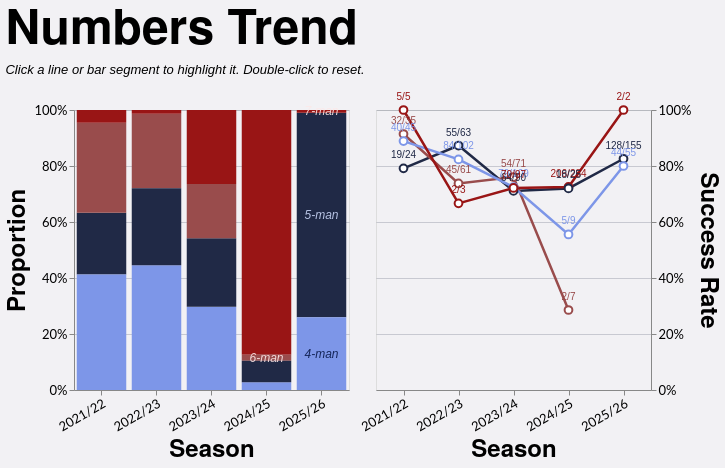

Specify this chart in Vega-Lite:
### Vega-Lite specification from a JSON file in a GitHub repository (floating-point values rounded to 4 significant figures; data arrays with more than 128 entries replaced by an {"elided": "..."} marker saying what was removed)
{"config": {"axis": {"labelFont": "Lato, sans-serif", "titleFont": "PT Sans Narrow, Helvetica Neue, Helvetica, Arial, sans-serif", "labelFontSize": 13, "titleFontSize": 24, "gridColor": "#202947", "gridOpacity": 0.2}, "header": {"labelFont": "PT Sans Narrow, Helvetica Neue, Helvetica, Arial, sans-serif", "titleFont": "PT Sans Narrow, Helvetica Neue, Helvetica, Arial, sans-serif", "labelFontSize": 24, "titleFontSize": 28, "labelFontWeight": "bold", "orient": "left"}, "legend": {"labelFont": "Lato, sans-serif", "titleFont": "PT Sans Narrow, Helvetica Neue, Helvetica, Arial, sans-serif", "labelFontSize": 14, "titleFontSize": 16, "titlePadding": 5, "fillColor": "white", "strokeColor": "black", "padding": 10, "titleFontWeight": "lighter", "titleFontStyle": "italic", "titleColor": "gray", "offset": 10}, "title": {"font": "PT Sans Narrow, Helvetica Neue, Helvetica, Arial, sans-serif", "fontSize": 48, "fontWeight": "bold", "anchor": "start", "align": "center", "titlePadding": 20, "subtitlePadding": 10, "subtitleFontSize": 13, "subtitleColor": "", "subtitleFontStyle": "italic", "offset": 15, "color": "black"}, "axisX": {"labelAngle": 0}, "facet": {"title": null, "header": null, "align": {"row": "each", "column": "each"}}, "resolve": {"scale": {"y": "independent", "facet": "independent"}}, "background": "#f2f1f4", "scale": {"offsetBandPaddingOuter": 0.2, "offsetBandPaddingInner": 0.1}}, "hconcat": [{"layer": [{"mark": {"type": "bar", "opacity": 0.85}, "encoding": {"color": {"field": "numbers", "legend": null, "scale": {"domain": ["4", "5", "6", "7"], "range": ["#7d96e8", "#202946", "#994C4C", "#991515"]}, "sort": ["4", "5", "6", "7"], "type": "nominal"}, "opacity": {"condition": {"param": "param_4", "value": 1.0, "empty": true}, "value": 0.2}, "order": {"field": "stack_order", "sort": "ascending", "type": "quantitative"}, "stroke": {"value": "transparent"}, "tooltip": [{"field": "season", "title": "Season", "type": "nominal"}, {"field": "numbers_display", "title": "Numbers", "type": "nominal"}, {"field": "attempts", "format": ",.0f", "title": "Attempts", "type": "quantitative"}, {"field": "won", "format": ",.0f", "title": "Won", "type": "quantitative"}, {"field": "success_rate", "format": ".1%", "title": "Success Rate", "type": "quantitative"}], "x": {"axis": {"labelAngle": -30}, "field": "season", "sort": ["2021/22", "2022/23", "2023/24", "2024/25", "2025/26"], "title": "Season", "type": "nominal"}, "y": {"axis": {"format": "%", "orient": "left"}, "field": "attempts", "stack": "normalize", "title": "Proportion", "type": "quantitative"}}, "name": "view_1", "transform": [{"filter": "(loSquad == 'All' || datum.squad == loSquad) && (loGameType == 'All' || (loGameType == 'League + Cup' && (datum.game_type == 'League' || datum.game_type == 'Cup')) || (loGameType == 'League only' && datum.game_type == 'League') || datum.game_type == loGameType) && (loThrower == 'All' || datum.thrower == loThrower) && (loJumper == 'All' || datum.jumper == loJumper) && (loArea == 'All' || datum.area == loArea)"}, {"aggregate": [{"op": "count", "as": "attempts"}, {"op": "sum", "field": "won", "as": "won"}], "groupby": ["season", "numbers"]}, {"calculate": "datum.won / datum.attempts", "as": "success_rate"}, {"calculate": "datum.won + '/' + datum.attempts", "as": "won_attempts_label"}, {"calculate": "datum.numbers + '-man'", "as": "numbers_display"}, {"calculate": "datum.numbers == '4' ? 0 : datum.numbers == '5' ? 1 : datum.numbers == '6' ? 2 : datum.numbers == '7' ? 3 : 999", "as": "stack_order"}]}, {"mark": {"type": "text", "align": "center", "baseline": "middle", "fontSize": 12, "fontStyle": "italic"}, "encoding": {"color": {"field": "text_label_color", "legend": null, "scale": null, "type": "nominal"}, "opacity": {"condition": {"param": "param_4", "value": 0.9, "empty": true}, "value": 0.3}, "text": {"field": "numbers_display", "type": "nominal"}, "x": {"axis": {"labelAngle": -30}, "field": "season", "sort": ["2021/22", "2022/23", "2023/24", "2024/25", "2025/26"], "title": "Season", "type": "nominal"}, "y": {"field": "mid_y", "scale": {"domain": [0, 1]}, "type": "quantitative"}}, "transform": [{"filter": "(loSquad == 'All' || datum.squad == loSquad) && (loGameType == 'All' || (loGameType == 'League + Cup' && (datum.game_type == 'League' || datum.game_type == 'Cup')) || (loGameType == 'League only' && datum.game_type == 'League') || datum.game_type == loGameType) && (loThrower == 'All' || datum.thrower == loThrower) && (loJumper == 'All' || datum.jumper == loJumper) && (loArea == 'All' || datum.area == loArea)"}, {"aggregate": [{"op": "count", "as": "attempts"}, {"op": "sum", "field": "won", "as": "won"}], "groupby": ["season", "numbers"]}, {"calculate": "datum.won / datum.attempts", "as": "success_rate"}, {"calculate": "datum.won + '/' + datum.attempts", "as": "won_attempts_label"}, {"calculate": "datum.numbers + '-man'", "as": "numbers_display"}, {"calculate": "datum.numbers == '4' ? 0 : datum.numbers == '5' ? 1 : datum.numbers == '6' ? 2 : datum.numbers == '7' ? 3 : 999", "as": "stack_order"}, {"joinaggregate": [{"op": "sum", "field": "attempts", "as": "season_total"}], "groupby": ["season"]}, {"calculate": "datum.attempts / datum.season_total", "as": "proportion"}, {"window": [{"op": "sum", "field": "proportion", "as": "cum_prop"}], "frame": [null, 0], "groupby": ["season"], "sort": [{"field": "stack_order", "order": "ascending"}]}, {"calculate": "datum.cum_prop - datum.proportion / 2", "as": "mid_y"}, {"calculate": "datum.numbers == '4' ? '#0a1a4a' : datum.numbers == '5' ? '#c8d4f5' : datum.numbers == '6' ? '#fce8e8' : datum.numbers == '7' ? '#fce8e8' : 'black'", "as": "text_label_color"}, {"calculate": "toNumber(split(datum.season, '/')[0])", "as": "season_order_num"}, {"window": [{"op": "row_number", "field": "", "as": "season_rank"}], "groupby": ["numbers"], "sort": [{"field": "season_order_num", "order": "descending"}]}, {"filter": "datum.season_rank == 1"}]}], "height": 280, "width": {"step": 55}}, {"layer": [{"mark": {"type": "line", "point": {"fill": "white", "filled": false, "size": 60}, "strokeWidth": 2.5}, "encoding": {"color": {"field": "numbers", "legend": null, "scale": {"domain": ["4", "5", "6", "7"], "range": ["#7d96e8", "#202946", "#994C4C", "#991515"]}, "sort": ["4", "5", "6", "7"], "type": "nominal"}, "detail": {"field": "numbers", "type": "nominal"}, "opacity": {"condition": {"param": "param_4", "value": 1.0, "empty": true}, "value": 0.2}, "tooltip": [{"field": "season", "title": "Season", "type": "nominal"}, {"field": "numbers_display", "title": "Numbers", "type": "nominal"}, {"field": "attempts", "format": ",.0f", "title": "Attempts", "type": "quantitative"}, {"field": "won", "format": ",.0f", "title": "Won", "type": "quantitative"}, {"field": "success_rate", "format": ".1%", "title": "Success Rate", "type": "quantitative"}], "x": {"axis": {"labelAngle": -30}, "field": "season", "sort": ["2021/22", "2022/23", "2023/24", "2024/25", "2025/26"], "title": "Season", "type": "nominal"}, "y": {"axis": {"format": "%", "orient": "right"}, "field": "success_rate", "scale": {"domainMax": 1, "nice": true}, "title": "Success Rate", "type": "quantitative"}}, "name": "view_2", "transform": [{"filter": "(loSquad == 'All' || datum.squad == loSquad) && (loGameType == 'All' || (loGameType == 'League + Cup' && (datum.game_type == 'League' || datum.game_type == 'Cup')) || (loGameType == 'League only' && datum.game_type == 'League') || datum.game_type == loGameType) && (loThrower == 'All' || datum.thrower == loThrower) && (loJumper == 'All' || datum.jumper == loJumper) && (loArea == 'All' || datum.area == loArea)"}, {"aggregate": [{"op": "count", "as": "attempts"}, {"op": "sum", "field": "won", "as": "won"}], "groupby": ["season", "numbers"]}, {"calculate": "datum.won / datum.attempts", "as": "success_rate"}, {"calculate": "datum.won + '/' + datum.attempts", "as": "won_attempts_label"}, {"calculate": "datum.numbers + '-man'", "as": "numbers_display"}]}, {"mark": {"type": "text", "align": "center", "baseline": "bottom", "dy": -8, "fontSize": 10}, "encoding": {"color": {"field": "numbers", "legend": null, "scale": {"domain": ["4", "5", "6", "7"], "range": ["#7d96e8", "#202946", "#994C4C", "#991515"]}, "sort": ["4", "5", "6", "7"], "type": "nominal"}, "detail": {"field": "numbers", "type": "nominal"}, "opacity": {"condition": {"param": "param_4", "value": 1.0, "empty": true}, "value": 0.2}, "text": {"field": "won_attempts_label", "type": "nominal"}, "x": {"axis": {"labelAngle": -30}, "field": "season", "sort": ["2021/22", "2022/23", "2023/24", "2024/25", "2025/26"], "title": "Season", "type": "nominal"}, "y": {"axis": {"format": "%", "orient": "right"}, "field": "success_rate", "scale": {"domainMax": 1, "nice": true}, "title": "Success Rate", "type": "quantitative"}}, "transform": [{"filter": "(loSquad == 'All' || datum.squad == loSquad) && (loGameType == 'All' || (loGameType == 'League + Cup' && (datum.game_type == 'League' || datum.game_type == 'Cup')) || (loGameType == 'League only' && datum.game_type == 'League') || datum.game_type == loGameType) && (loThrower == 'All' || datum.thrower == loThrower) && (loJumper == 'All' || datum.jumper == loJumper) && (loArea == 'All' || datum.area == loArea)"}, {"aggregate": [{"op": "count", "as": "attempts"}, {"op": "sum", "field": "won", "as": "won"}], "groupby": ["season", "numbers"]}, {"calculate": "datum.won / datum.attempts", "as": "success_rate"}, {"calculate": "datum.won + '/' + datum.attempts", "as": "won_attempts_label"}, {"calculate": "datum.numbers + '-man'", "as": "numbers_display"}]}], "height": 280, "width": {"step": 55}}], "data": {"name": "data-68ec3d1f2e8eca2377d596ffc2c35356"}, "params": [{"name": "loSquad", "value": "All"}, {"name": "loSeason", "value": "All"}, {"name": "loGameType", "value": "All"}, {"name": "loThrower", "value": "All"}, {"name": "loJumper", "value": "All"}, {"name": "loArea", "value": "All"}, {"name": "loNumbers", "value": "All"}, {"name": "param_4", "select": {"type": "point", "clear": "dblclick", "fields": ["numbers"], "on": "click"}, "views": ["view_1", "view_2"]}], "resolve": {"scale": {"color": "shared"}}, "spacing": 8, "title": {"text": "Numbers Trend", "subtitle": "Click a line or bar segment to highlight it. Double-click to reset."}, "$schema": "https://vega.github.io/schema/vega-lite/v5.20.1.json", "datasets": {"data-68ec3d1f2e8eca2377d596ffc2c35356": {"elided": "1242 records"}}}
